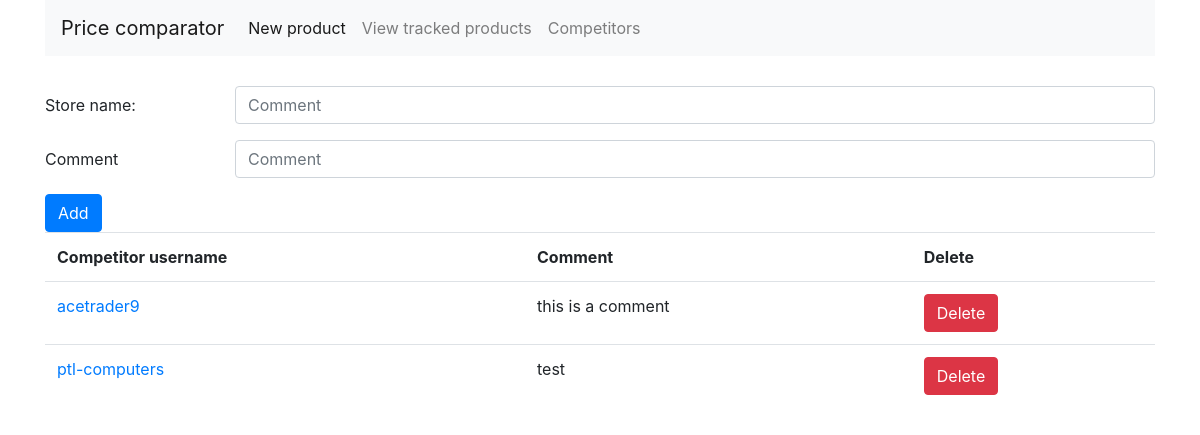
The app's page /competitors, older data.
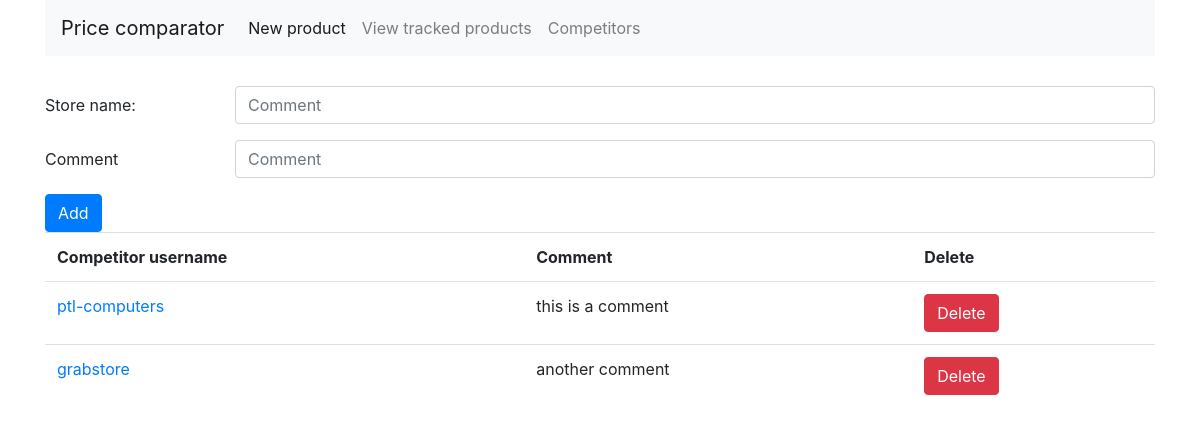
The same page, newer data.
### app.py (models this page shows)
class Competitor(db.Model):
	username = db.Column(db.String(200), primary_key=True, nullable=False)
	comment = db.Column(db.String(255))

### app.py (the view)
@app.route('/competitors', methods=['POST', 'GET'])
def competitors():
	if request.method == 'POST':
		username = request.form['username']
		comment = request.form['comment']
		c = Competitor(username=username, comment=comment)
		db.session.add(c)
		db.session.commit()
	comps = Competitor.query.all()
	return render_template('competitors.html', competitors=comps)

### templates/competitors.html
{% extends "base.html" %}
{% block content %}
  <div>
<form method='POST' action='competitors'>
  <div class="form-group row" >
    <label for="username" class="col-sm-2 col-form-label">Store name:</label>
    <div class="col-sm-10">
    <input type='text' class="form-control" id="username" placeholder="Comment" name='username'/>
    </div>
  </div>
  <div class="form-group row" >
    <label for="comment" class="col-sm-2 col-form-label">Comment</label>
    <div class="col-sm-10">
    <input type='text' class="form-control" id="comment" placeholder="Comment" name='comment'/>
    </div>
  </div>
  <button type="submit" class="btn btn-primary">Add</button>
</form>
  <table class="table">
    <tr>
      <th>Competitor username</th>
      <th>Comment</th>
      <th>Delete</th>
    </tr>
    {% for competitor in competitors %}
    <tr>
      <td><a href="https://www.trademe.co.nz/stores/{{competitor.username}}"> {{competitor.username}} </a></td>
      <td>{{competitor.comment}}</td>
      <td><button class="btn btn-danger">Delete</button></td>
    </tr>
  {% endfor %}
  </table>
  </div>
{% endblock %}

### templates/base.html (shortened to what this page needs)
<!doctype html>
<html lang="en">
  <head>
    <link rel="stylesheet" href="https://cdn.jsdelivr.net/npm/bootstrap@4.5.3/dist/css/bootstrap.min.css"/>
	<link rel="stylesheet" href="{{ url_for('static', filename='style.css') }}" />
  </head>
  <body>
  	<div class="container">
	  	{% include "header.html" %}
		{% block content %}
		{% endblock %}
	</div>
  </body>
</html>

### templates/header.html (shortened to what this page needs)
<nav class="navbar navbar-expand-lg navbar-light bg-light">
  <a class="navbar-brand" href="#">Price comparator</a>
  <div class="collapse navbar-collapse" id="navbarSupportedContent">
    <ul class="navbar-nav mr-auto">
      <li class="nav-item active">
        <a class="nav-link" href="new_product">New product <span class="sr-only">(current)</span></a>
      </li>
      <li>
        <a class="nav-link" href="view_tracked_products">View tracked products </a>
      </li>
      <li>
        <a class="nav-link" href="competitors">Competitors </a>
      </li>
    </ul>
  </div>
</nav>

### static/style.css (style rules this page uses)
nav.navbar { margin-bottom: 30px; }

Row changes from the older to the newer data that the page shows:
removed Competitor: username "acetrader9", comment "this is a comment"
changed Competitor "ptl-computers": comment "test" → "this is a comment"
added Competitor: username "grabstore", comment "another comment"
